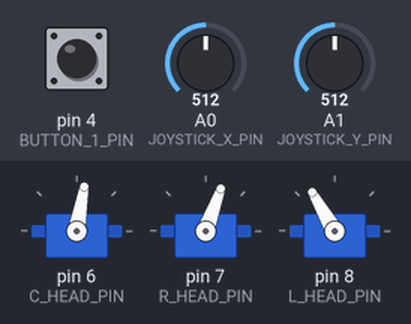
Recording of a sketch running on a simulated Arduino Uno, built with avr-gcc and run on an emulated ATmega328P. Parts: 3 × servo. The test bench sets the inputs (shaded band); at power-on: A0 (JOYSTICK_X_PIN) = 512, A1 (JOYSTICK_Y_PIN) = 512, pin 4 (BUTTON_1_PIN) LOW.

Above: at 1.2 s.
1.3 s: A0 (JOYSTICK_X_PIN) set to 323
2.8 s: A0 (JOYSTICK_X_PIN) set to 304
At 3.9 s:
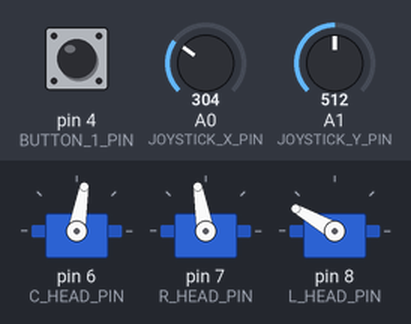
4.3 s: A1 (JOYSTICK_Y_PIN) set to 837
5.8 s: A1 (JOYSTICK_Y_PIN) set to 858
At 6.2 s:
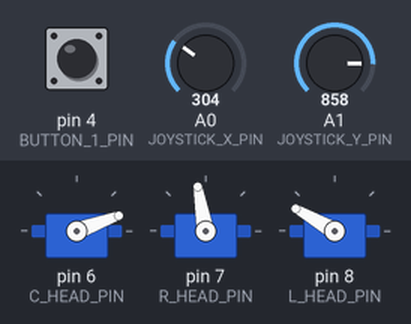
7.3 s: A0 (JOYSTICK_X_PIN) set to 730
8.8 s: A0 (JOYSTICK_X_PIN) set to 745
At 9.7 s:
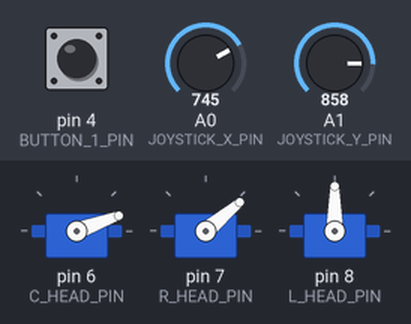
Timing chart, 0 to 11.3 s (numbered marks = the images above; inputs shaded):
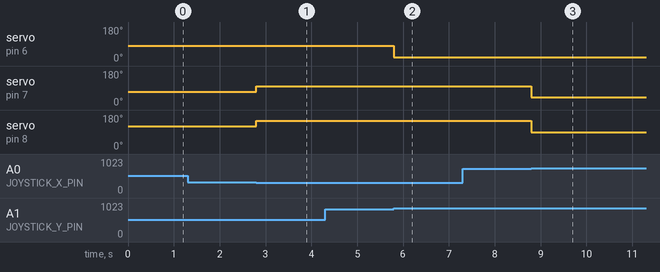

Measured:
- the behaviour switches between 317 and 316 on A0 (JOYSTICK_X_PIN) (found by bisection; images 0 and 1)
- the behaviour switches between 844 and 845 on A1 (JOYSTICK_Y_PIN) (found by bisection; images 1 and 2)
- the behaviour switches between 738 and 739 on A0 (JOYSTICK_X_PIN) (found by bisection; images 2 and 3)
- after the input at 1.3 s, every drawn part: stays the same
- after the input at 2.8 s, servo on pin 7 (R_HEAD_PIN): 70° → 100° at once; servo on pin 8 (L_HEAD_PIN): 120° → 150° at once
- after the input at 4.3 s, every drawn part: stays the same
- after the input at 5.8 s, servo on pin 6 (C_HEAD_PIN): 80° → 20° at once
- after the input at 7.3 s, every drawn part: stays the same
- after the input at 8.8 s, servo on pin 7 (R_HEAD_PIN): 100° → 40° at once; servo on pin 8 (L_HEAD_PIN): 150° → 90° at once

The sketch:

HeadMovements.ino
```cpp
/**
 * This is the base arduino sketch for testing and setting up the head
 * movements on the Stargate Jaffa helmet. In this, there are three servos
 * which tilt the head and make it "look" left and right. It also has
 * different behavior depending on the current mood and mode (thought how
 * to toggle between moods and modes isn't handled here.
 *
 * For a more detailed explanation, you can read the overview at...
 * https://github.com/ThomasDCarney/Stargate-JaffaHelmet/blob/master/MovementOverview.md
 *
 * Use and modify as you like!
 *
 * Author: Thomas Carney
 * Date: 04/02/2018
 * Last Update: 04/04/2018
 */

// Include the header file for servo controls.
#include <Servo.h>

// Uncomment next line for debugging.
// #define DEBUGGING

// Button 1 is attached to digial pin 4.
const int BUTTON_1_PIN = 4;

// Specify the analog pins used by the joystick potentiometers.
const int JOYSTICK_X_PIN = 0;
const int JOYSTICK_Y_PIN = 1;

// Specify pins used by each servo.
const int C_HEAD_PIN = 6;
const int R_HEAD_PIN = 7;
const int L_HEAD_PIN = 8;

/*  Specify servo angles where the head appears "centered". This may
 *  vary due to multiple items, primarily hardware related to housing
 *  and mounting the servos onto the helmet, adjust as needed.
 */
const int C_HEAD_HOME = 80;
const int R_HEAD_HOME = 70;
const int L_HEAD_HOME = 120;

/*  Specify the max angles the servos can vary from center.
 *
 *  HEAD_TILT: How far servo C can tilt in either direction.
 *  HEAD_RISE: How far servo L and R can turn towards from the helmet body.
 *  HEAD_DIP: How far servo L and R can turn away from the helmet body.
 *
 *  Since our rig requires L and R move in lockstep and doesn't angle the
 *  head up or down, RISE and DIP should be the same. If your setup doesn't
 *  have said requirement, adjust as appropriate.
 */
const int TILT_LIMIT = 60;
const int RISE_LIMIT = 30;
const int DIP_LIMIT = 30;

/**
 * I don't deal with the button setup to change mode here but they are
 * required and you can manually change it for testing.
 */
const int jerkyMode = 0;
const int smoothMode = 1;
int currentMode = jerkyMode;

/*   numZones is really just a shortcut for determining each arrays length
 *   dynamically. For now however, keep in mind you will have to make other
 *   changes if you decide to alter the zone count in either direction.
 */
const int numZones = 10;

// Masks for whether a zone is active/inactive... 0 = inactive, 1 = active.
const int lateralJerkyZones[] = {1, 1, 1, 0, 0, 0, 0, 1, 1, 1}; // R to L
const int lateralSmoothZones[] = {1, 1, 1, 1, 0, 0, 1, 1, 1, 1}; // R to L
const int tiltJerkyZones[] = {1, 1, 0, 0, 0, 0, 0, 0, 1, 1}; // R to L (Up to Down on stick)
const int tiltSmoothZones[] = {1, 1, 1, 0, 0, 0, 0, 1, 1, 1}; //R to L (Up to Down on stick)

// Number of degrees servos will move in each zone (smooth mode only).
const int lateralMoveAmount[] = {4, 3, 2, 1, 0, 0, 1, 2, 3, 4};
const int tiltMoveAmount[] = {3, 2, 1, 0, 0, 0, 0, 1, 2, 3};

// Create the servo objects which we'll manipulate.
Servo headCenterServo;
Servo headRightServo;
Servo headLeftServo;


void setup() {

  #ifdef DEBUGGING

    Serial.begin(9600);

  #endif

  // Attach each servo to its input pin.
  headCenterServo.attach(C_HEAD_PIN);
  headRightServo.attach(R_HEAD_PIN);
  headLeftServo.attach(L_HEAD_PIN);

  // Initially center the head.
  headCenterServo.write(C_HEAD_HOME);
  headRightServo.write(R_HEAD_HOME);
  headLeftServo.write(L_HEAD_HOME);

} // end setup


void loop() {

  int lateralZone = getZone(analogRead(JOYSTICK_X_PIN));
  int tiltZone = getZone(analogRead(JOYSTICK_Y_PIN));

  boolean lateralMovementRequested = isLateralMovementRequested(lateralZone);
  boolean tiltRequested = isTiltRequested(tiltZone);

  // Check for movement requests, if none, poll button.
  if(lateralMovementRequested || tiltRequested) {

    if(lateralMovementRequested) {

      updateLateralRotation(lateralZone);

    }

    if(tiltRequested) {

      updateTilt(tiltZone);

    }

  } else {

    if(digitalRead(BUTTON_1_PIN)) {

      recenterHead();

    }

  } // end outer IF-ELSE block

} // end loop


/**
 * This function takes the value (converted via A/D converter) present on an analog
 * pin and converts it to a its respective zone.
 *
 * @param value - The A/D converted value on a pin.
 */
int getZone(int value) {

  /*
   * Technically the analog to digital converter returns 0 to 1023 but
   * due to resistance along the circuit, the joystick issn't receiving
   * a full 5V. This means zones at the far ends never trigger. To
   * adjust, I'm reducing the max value closer to what I'm actually
   * seeing.
   */
  return map(value, 0, 950, 1, numZones);

} // end getZone


/**
 * This function takes a zone for lateral movement and determines whether or
 * not to turn the head.
 *
 * @param zone - The zone to check.
 */
boolean isLateralMovementRequested(int zone) {

  // Arrays start at 0, zones start at 1 so shift by 1.
  if((currentMode == jerkyMode && lateralJerkyZones[zone - 1] == 1) ||
     (currentMode == smoothMode && lateralSmoothZones[zone - 1] == 1)) {

    return true;

  }

  return false;

} // end isLateralMovementRequested


/**
 * This function will take the zone for head tilt and determine whether or
 * not to tilt the head.
 *
 * @param zone - The zone to check.
 */
boolean isTiltRequested(int zone) {

  if((currentMode == jerkyMode && tiltJerkyZones[zone - 1] == 1) ||
     (currentMode == smoothMode && tiltSmoothZones[zone - 1] == 1)) {

    return true;

  }

  return false;

} // end isTiltRequested


/**
 * This function will handle any requests to update and turn the head left
 * or right.
 *
 * @param zone - The zone the joystick was in when the request was made.
 */
void updateLateralRotation(int zone) {

  // Used to log timing, don't change.
  static long lastUpdateTime = 0;

  /*  The servos can make changes faster than needed or wanted. To smooth
   *  movements out and avoid innundating them with rapid requests, alter
   *  this value until movments feel natural or the way you like.
   */
  int movementDelayInterval = 25;

  // Only change if the desired interval since last update has passed.
  if(hasEnoughTimePassed(movementDelayInterval, lastUpdateTime)) {

    // Zone arrays move R to L.
    if(zone <= numZones / 2) {

      turnRight(zone);

    } else {

      turnLeft(zone);

    }

    lastUpdateTime = millis();

  }

} // end updateHorizontal


/**
 * This function handles lateral turns to the right.
 *
 * @param zone - The zone the joystick was in when the request was made.
 */
void turnRight(int zone) {

  int angleR = headRightServo.read();
  int angleL = headLeftServo.read();

  /**
   * Turns to the right mean the angle on both R and L servos will
   * increase. R will turn towards the main helmet (RISE), L will turn
   * away (DIP). We also need to make sure they don't turn past their
   * safety limits.
   */

  // Handle right servo, only change if not already at the limit.
  if(angleR < R_HEAD_HOME + RISE_LIMIT) {

    if(currentMode == jerkyMode) {

      angleR = R_HEAD_HOME + RISE_LIMIT;

    } else { // Smooth mode

      angleR = min(angleR + lateralMoveAmount[zone - 1], R_HEAD_HOME + RISE_LIMIT);

    }

    headRightServo.write(angleR);

  }

  // Handle left servo, only change if not already at the limit.
  if(angleL < L_HEAD_HOME + DIP_LIMIT) {

    if(currentMode == jerkyMode) {

      angleL = L_HEAD_HOME + DIP_LIMIT;

    } else { // Smooth Mode

      angleL = min(angleL + lateralMoveAmount[zone - 1], L_HEAD_HOME + DIP_LIMIT);

    }

    headLeftServo.write(angleL);

  }

} // end turnRight


/**
 * This function handles lateral turns to the left.
 *
 * @param zone - The zone the joystick was in when the request was made.
 */
void turnLeft(int zone) {

  int angleR = headRightServo.read();
  int angleL = headLeftServo.read();

  /**
   * Turns to the left mean the angle on both R and L servos will
   * decrease. R will turn away from the main helmet (DIP), L will turn
   * towards (RISE). We also need to make sure they don't turn past their
   * safety limits.
   */

  // Handle right servo, only change if not already at the limit.
  if(angleR > R_HEAD_HOME - DIP_LIMIT) {

    if(currentMode == jerkyMode) {

      angleR = R_HEAD_HOME - DIP_LIMIT;

    } else { // Smooth Mode

      angleR = max(angleR - lateralMoveAmount[zone - 1], R_HEAD_HOME - DIP_LIMIT);

    }

    headRightServo.write(angleR);

  }

  // Handle left servo, only change if not already at the limit.
  if(angleL > L_HEAD_HOME - RISE_LIMIT) {

    if(currentMode == jerkyMode) {

      angleL = L_HEAD_HOME - RISE_LIMIT;

    } else { // Smooth mode

      angleL = max(angleL - lateralMoveAmount[zone - 1], L_HEAD_HOME - RISE_LIMIT);

    }

    headLeftServo.write(angleL);

  }

} // end turnLeft


/**
 * This function will handle any requests to update the heads tilt left
 * or right.
 *
 * @param zone - The zone the joystick was in when the request was made.
 */
void updateTilt(int zone) {

  // Used to log timing, don't change.
  static long lastUpdateTime = 0;

  /*  Servos can make changes faster than needed or even wanted. To smooth
   *  movements out and avoid innundating them with rapid requests, alter
   *  this value until movments feel natural or just the way you like.
   */
  int tiltDelayInterval = 25;

  if(hasEnoughTimePassed(tiltDelayInterval, lastUpdateTime)){

    // Zone arrays for tilt move R to L.
    if(zone <= numZones / 2) {

      tiltRight(zone);

    } else {

      tiltLeft(zone);

    }

    lastUpdateTime = millis();

  }

} // end updateTilt


/**
 * This function handles tilting the head to the right.
 *
 * @param zone - The zone the joystick was in when the request was made.
 */
void tiltRight(int zone) {

  int angleC = headCenterServo.read();

  /**
   * Tilting to the right means the angle on servo C will increase. This is
   * simpler than lateral movements but we still need to make sure it doesn't
   * turn past a safe limit.
   */

  // Only change if not already at the limit.
  if(angleC < C_HEAD_HOME + TILT_LIMIT) {

    if(currentMode == jerkyMode) {

      angleC = C_HEAD_HOME + TILT_LIMIT;

    } else { // Smooth mode

      angleC = min(angleC + tiltMoveAmount[zone - 1], C_HEAD_HOME + TILT_LIMIT);

    }

    headCenterServo.write(angleC);

  }

} // end tiltRight


/**
 * This function handles tilting the head to the left.
 *
 * @param zone - The zone the joystick was in when the request was made.
 */
void tiltLeft(int zone) {

  int angleC = headCenterServo.read();

  /**
   * Tilting to the left means the angle on servo C will decrease. This is
   * simpler than lateral movements but we still need to make sure it doesn't
   * turn past a safe limit.
   */

  // Only change if not already at the limit.
  if(angleC > C_HEAD_HOME - TILT_LIMIT) {

    if(currentMode == jerkyMode) {

      angleC = C_HEAD_HOME - TILT_LIMIT;

    } else { // Smooth mode

      angleC = max(angleC - tiltMoveAmount[zone - 1], C_HEAD_HOME - TILT_LIMIT);

    }

    headCenterServo.write(angleC);

  }

} // end tiltLeft


/**
 * This function is used to recenter the head/mask.
 */
void recenterHead() {

  /* We don't want to trigger this repetatively if the button gets
   * held down for more than one loop so we'll check that a minimum
   * time has passed between performing this action.
   */
  static long lastUpdateTime = 0;
  long buttonDelayInterval = 250;

  if(hasEnoughTimePassed(buttonDelayInterval, lastUpdateTime)) {

    headCenterServo.write(C_HEAD_HOME);
    headRightServo.write(R_HEAD_HOME);
    headLeftServo.write(L_HEAD_HOME);
    lastUpdateTime = millis();

  }

} // end recenterHead


/**
 * A helper method used to delay or prevent repetative actions without wasting
 * processor time.
 *
 * @param delayInterval - The minimum time between identical actions.
 *
 * @param lastUpdateTime - The last time the specific action was taken.
 */
boolean hasEnoughTimePassed(long delayInterval, long lastUpdateTime) {

  return (millis() - lastUpdateTime) >= delayInterval;

} // end hasEnoughTimePassed
```
